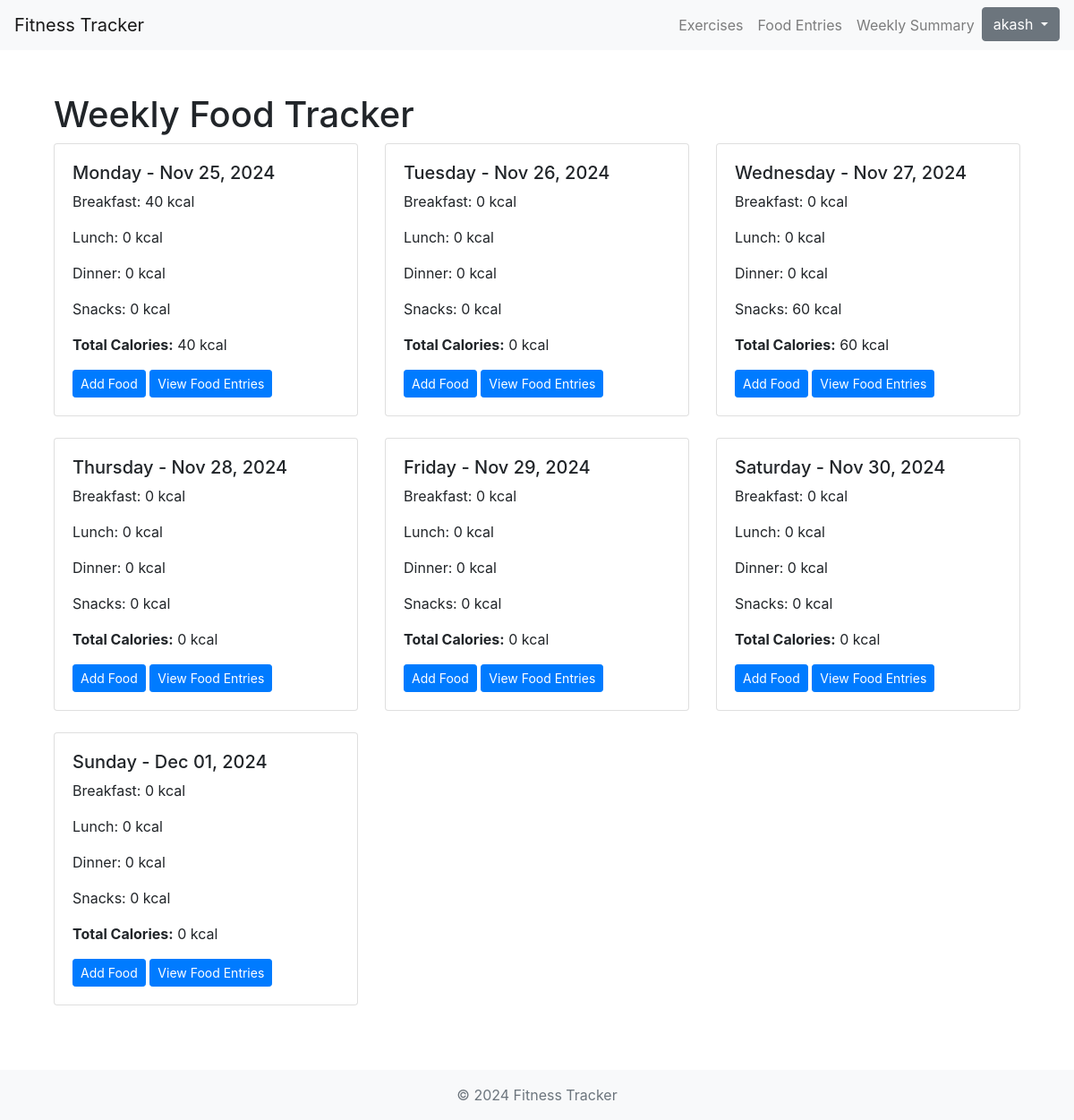
Screenshot of /food/ (signed in) with the database file from the repository.
### fitness/models.py (models this page shows, shortened)
class FoodEntry(models.Model):
    user = models.ForeignKey(User, on_delete=models.CASCADE)
    day = models.CharField(max_length=10)  # Ex: "Monday", "Tuesday"
    meal_type = models.CharField(max_length=50)  # Meal type (e.g., "Breakfast", "Lunch")
    calories = models.PositiveIntegerField()  # Calories for the meal
    name = models.CharField(max_length=255)  # Optional name for the meal
    date = models.DateField()  # Automatically stores the date when the entry was created

### fitness/views.py (the view, shortened to what this page needs)
# urls.py: path('food/', views.food_page, name='food_page'),
@login_required
def food_page(request):
    today = datetime.now().date()
    start_of_week = today - timedelta(days=today.weekday())
    dates_of_week = [start_of_week + timedelta(days=i) for i in range(7)]
    week_food_data = {}
    if request.user.is_authenticated:
        for day_date in dates_of_week:
            food_entries = FoodEntry.objects.filter(user=request.user, date=day_date)
            meal_totals = {
                'breakfast': sum(entry.calories for entry in food_entries if entry.meal_type == 'breakfast'),
                'lunch': sum(entry.calories for entry in food_entries if entry.meal_type == 'lunch'),
                'dinner': sum(entry.calories for entry in food_entries if entry.meal_type == 'dinner'),
                'snack': sum(entry.calories for entry in food_entries if entry.meal_type == 'snack'),
            }
            total_calories = sum(meal_totals.values())
            week_food_data[day_date] = {
                'food_entries': food_entries,
                'meal_totals': meal_totals,
                'total_calories': total_calories,
            }
    return render(request, 'fitness_app/food.html', { 'week_food_data':week_food_data})

### fitness/templates/fitness_app/food.html (shortened to what this page needs)
{% extends "base.html" %}
{% block content %}
<div class="container mt-5">
    <h1>Weekly Food Tracker</h1>
    <div class="row">
        {% for day, data in week_food_data.items %}
            <div class="col-md-4 mb-4">
                <div class="card h-100">
                    <div class="card-body">
                        <h5>{{ day|date:"l" }} - {{ day|date:"M d, Y" }}</h5>
                        <p>Breakfast:<span id="total_breakfast_{{ day|date:'Ymd' }}"> {{ data.meal_totals.breakfast }}</span> kcal</p>
                        <p>Lunch: <span id="total_lunch_{{ day|date:'Ymd' }}">{{ data.meal_totals.lunch }}</span> kcal</p>
                        <p>Dinner: <span id="total_dinner_{{ day|date:'Ymd' }}">{{ data.meal_totals.dinner }}</span> kcal</p>
                        <p>Snacks: <span id="total_snacks_{{ day|date:'Ymd' }}">{{ data.meal_totals.snack }}</span> kcal</p>
                        <p><strong>Total Calories:</strong> <span id="total_calories_{{ day|date:'Ymd' }}">{{ data.total_calories }}</span> kcal</p>
                        <button class="btn btn-primary btn-sm" data-toggle="modal" data-target="#addFoodModal" onclick="setDate('{{ day|date:'Y-m-d' }}')">Add Food</button>
                        <button class="btn btn-primary btn-sm" data-toggle="modal" data-target="#viewFoodsModal" onclick="viewData('{{ day|date:'Y-m-d' }}')">View Food Entries</button>
                    </div>
                </div>
            </div>
        {% endfor %}
    </div>
</div>
{% endblock content %}

### FitnessApp/templates/base.html (shortened to what this page needs)
<!DOCTYPE html>
<html lang="en">
<head>
    <link rel="stylesheet" href="https://stackpath.bootstrapcdn.com/bootstrap/4.5.2/css/bootstrap.min.css">
</head>
<body>
    <nav class="navbar navbar-expand-lg navbar-light bg-light">
        <a class="navbar-brand" href="{% url 'fitness_app:exercise_page' %}">Fitness Tracker</a>
        <div class="collapse navbar-collapse" id="navbarNav">
            <ul class="navbar-nav ml-auto">
                <li class="nav-item">
                    <a class="nav-link" href="{% url 'fitness_app:exercise_page' %}">Exercises</a>
                </li>
                <li class="nav-item">
                    <a class="nav-link" href="{% url 'fitness_app:food_page' %}">Food Entries</a>
                </li>
                <li class="nav-item">
                    <a class="nav-link" href="{% url 'fitness_app:summary_page' %}">Weekly Summary</a>
                </li>
                <li class="nav-item">
                    {% if user.is_authenticated %}
                        <div class="dropdown">
                          <button class="btn btn-secondary dropdown-toggle" type="button" id="dropdownMenu2" data-toggle="dropdown" aria-haspopup="true" aria-expanded="false">
                              {{user.get_username}}
                          </button>
                        </div>
                    {% else %}
                        <a class="nav-link" href="{% url 'fitness_app:signup' %}">Sign up/Login</a>
                    {% endif %}
            </ul>
        </div>
    </nav>
    <div class="container mt-4">
        {% block content %}{% endblock %}
    </div>
    <footer class="footer bg-light text-center py-3 mt-5">
        <div class="container">
            <span class="text-muted">&copy; 2024 Fitness Tracker</span>
        </div>
    </footer>
</body>
</html>

### rows the page displays
FoodEntry: day "Monday", date "Nov 25, 2024", meal_totals.breakfast "40", meal_totals.lunch "0", meal_totals.dinner "0", meal_totals.snack "0", total_calories "40"
FoodEntry: day "Wednesday", date "Nov 27, 2024", meal_totals.breakfast "0", meal_totals.lunch "0", meal_totals.dinner "0", meal_totals.snack "60", total_calories "60"

### other values shown
{{ user.get_username }} "akash"
{{ day|date:"l" }} "Tuesday" "Thursday" "Friday" "Saturday" "Sunday"
{{ day|date:"M d, Y" }} "Nov 26, 2024" "Nov 28, 2024" "Nov 29, 2024" "Nov 30, 2024" "Dec 01, 2024"
{{ data.meal_totals.breakfast }} "0" "0" "0" "0" "0"
{{ data.meal_totals.lunch }} "0" "0" "0" "0" "0"
{{ data.meal_totals.dinner }} "0" "0" "0" "0" "0"
{{ data.meal_totals.snack }} "0" "0" "0" "0" "0"
{{ data.total_calories }} "0" "0" "0" "0" "0"
